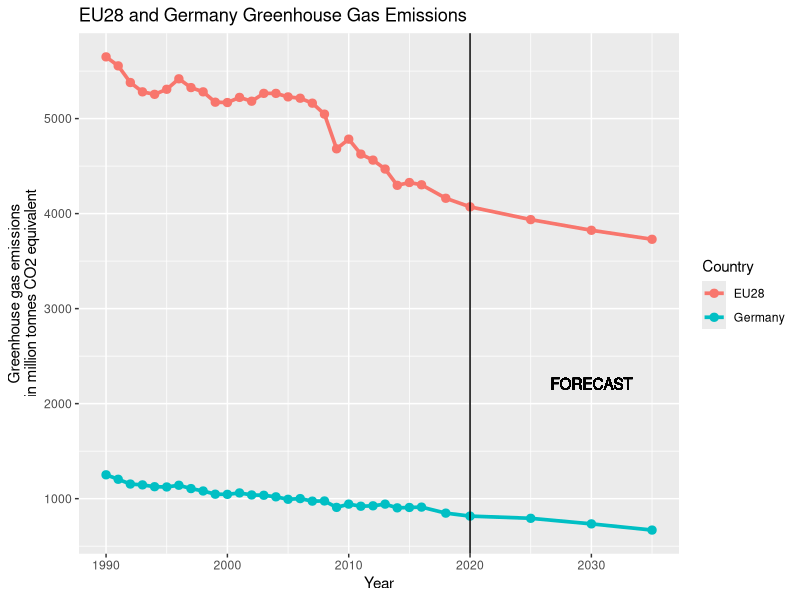
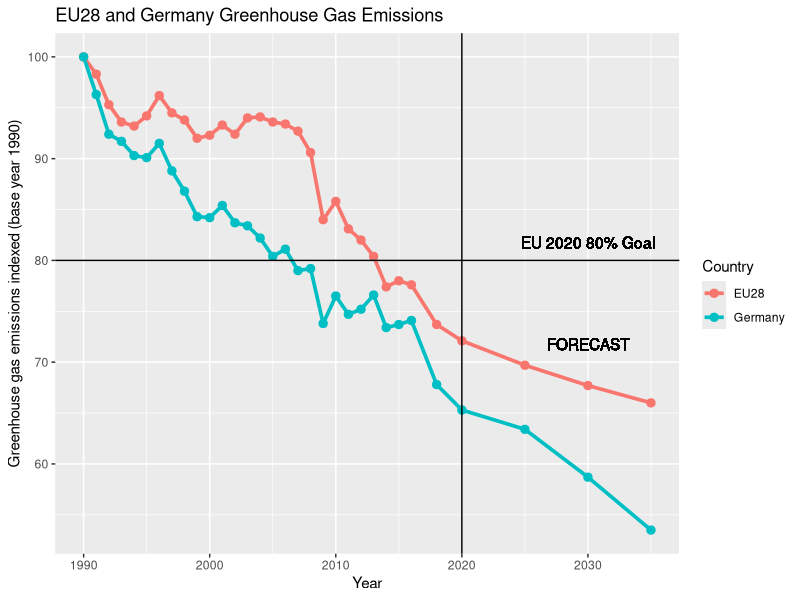
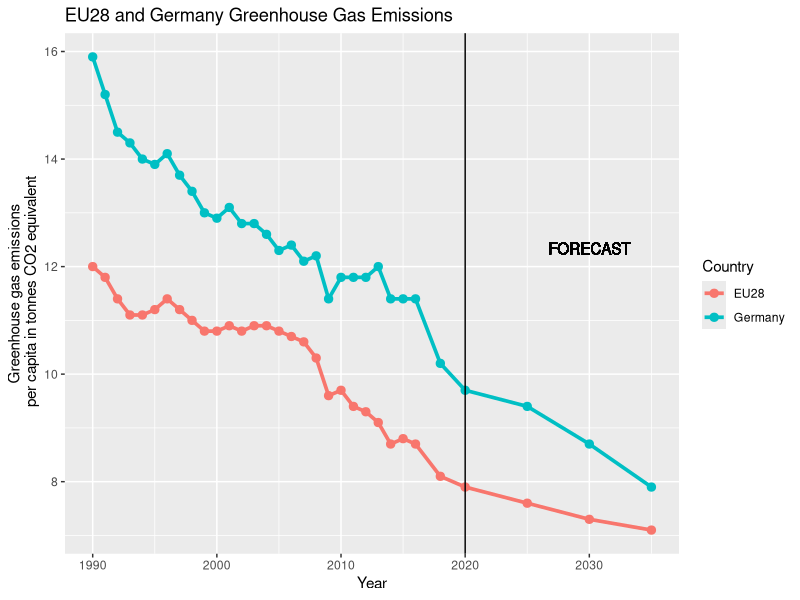
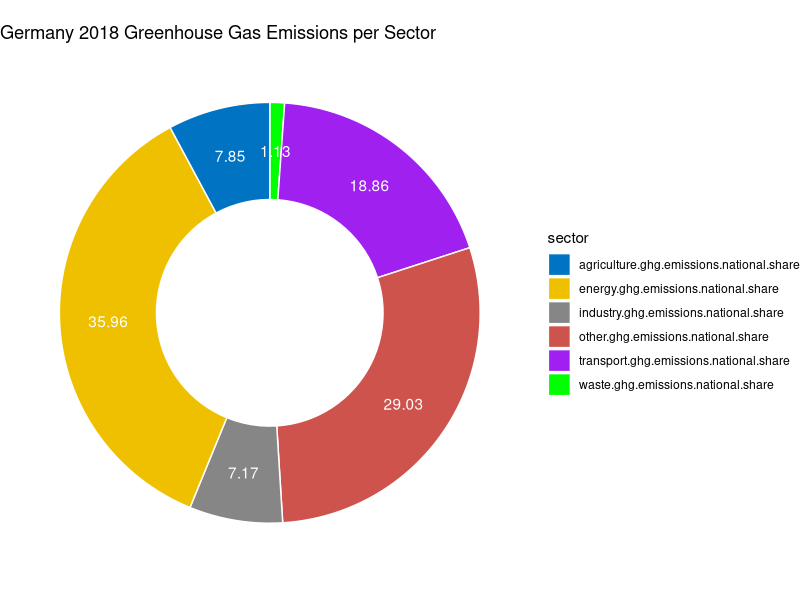
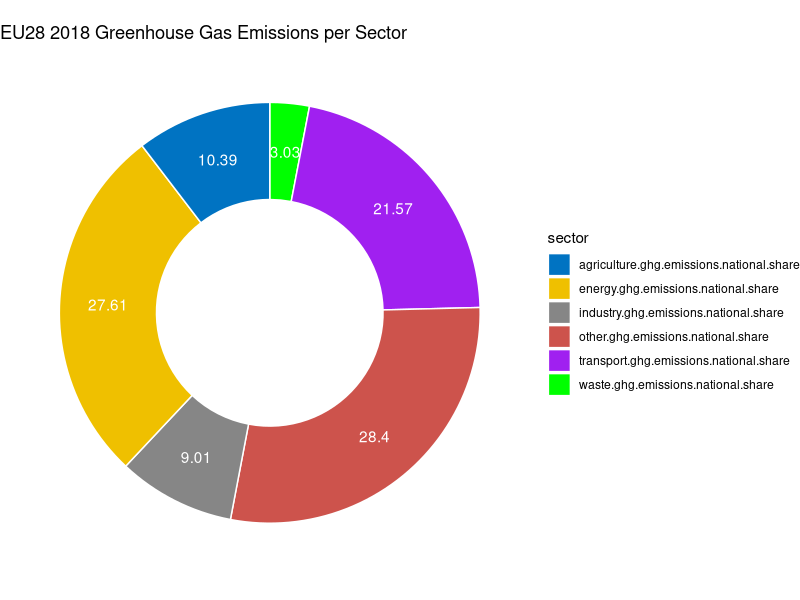
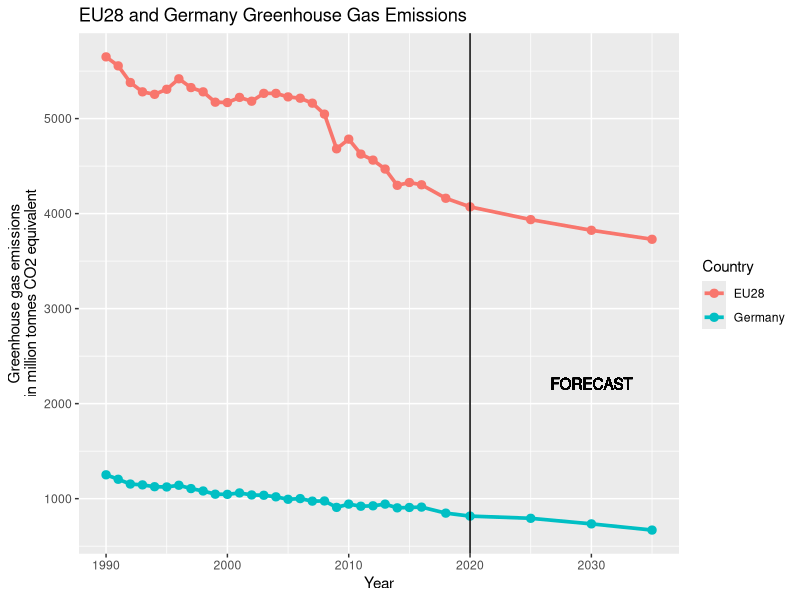
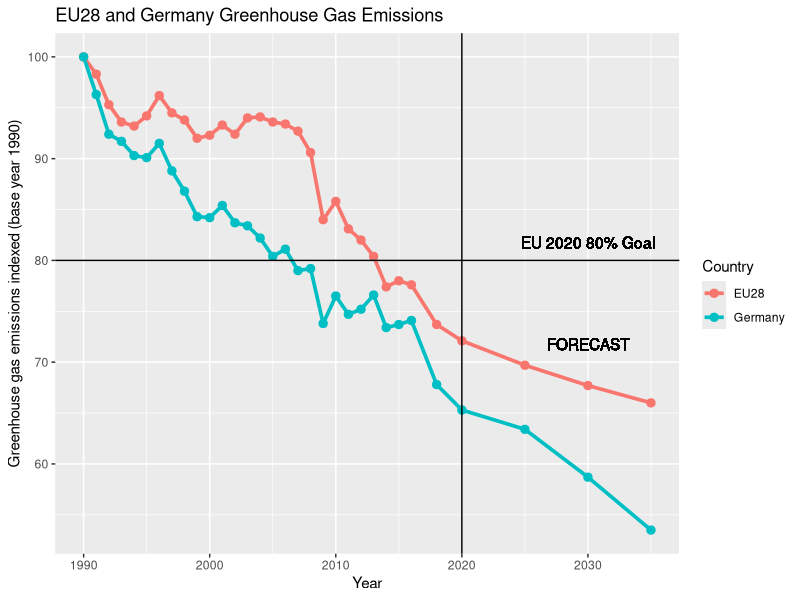
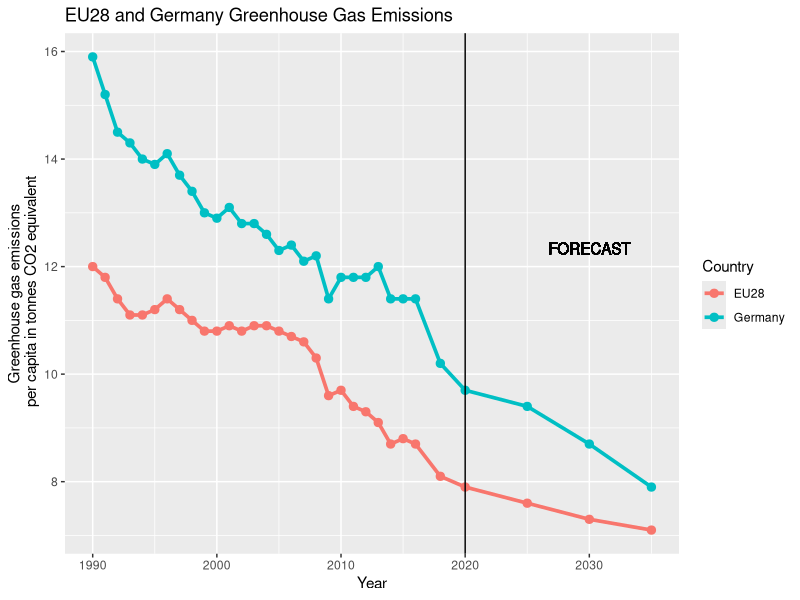

Write the R code that produced these figures, in order.



##### SETUP #####

# load libraries
library(tidyverse)

# load data
ghg_emissions <- read.csv("output/ghg_emissions.csv", header=TRUE, stringsAsFactors=FALSE)



##### VIZ #####

# total ghg emissions
viz <- ggplot(filter(ghg_emissions, country.name %in% c("EU28", "Germany")),
              aes(x=year,
                  y=total.ghg.emissions.mio.tonnes,
                  color=country.name)) +
  geom_line(size=1.25) +
  geom_point(size=2.5) +
  geom_vline(xintercept=2020) +
  geom_text(aes(2030,2020,label = "FORECAST", vjust = -1), color="black") +
  labs(title="EU28 and Germany Greenhouse Gas Emissions", y="Greenhouse gas emissions\nin million tonnes CO2 equivalent", x="Year", color="Country")

viz

ggsave("viz/EU28_Germany_total_ghg_emissions_draft.png", width=16, height=9, dpi=100)



# ghg emissions indexed
viz <- ggplot(filter(ghg_emissions, country.name %in% c("EU28", "Germany")),
              aes(x=year,
                  y=ghg.emissions.indexed,
                  color=country.name)) +
  geom_line(size=1.25) +
  geom_point(size=2.5) +
  geom_vline(xintercept=2020) +
  geom_text(aes(2030,70,label = "FORECAST", vjust = -1), color="black") +
  geom_hline(yintercept=80) +
  geom_text(aes(2030,80,label = "EU 2020 80% Goal", vjust = -1), color="black") +
  labs(title="EU28 and Germany Greenhouse Gas Emissions", y="Greenhouse gas emissions indexed (base year 1990)", x="Year", color="Country")

viz

ggsave("viz/EU28_Germany_ghg_emissions_indexed_draft.png", width=16, height=9, dpi=100)



# viz ghg emissions per capita
viz <- ggplot(filter(ghg_emissions, country.name %in% c("EU28", "Germany")),
              aes(x=year,
                  y=ghg.emissions.per.capita.tonnes,
                  color=country.name)) +
  geom_line(size=1.25) +
  geom_point(size=2.5) +
  geom_vline(xintercept=2020) +
  geom_text(aes(2030,12,label = "FORECAST", vjust = -1), color="black") +
  labs(title="EU28 and Germany Greenhouse Gas Emissions", y="Greenhouse gas emissions\n per capita in tonnes CO2 equivalent", x="Year", color="Country")

viz

ggsave("viz/EU28_Germany_ghg_emissions_per_capita_draft.png", width=16, height=9, dpi=100)



# sectors Germany
sectors <- ghg_emissions %>% 
  filter(country.name=="Germany", year==2018) %>% 
  select(agriculture.ghg.emissions.national.share,
         energy.ghg.emissions.national.share,
         industry.ghg.emissions.national.share,
         transport.ghg.emissions.national.share,
         waste.ghg.emissions.national.share,
         other.ghg.emissions.national.share) %>% 
  gather("sector", "share") %>% 
  mutate(share=share*100) %>% 
  arrange(desc(sector)) %>% 
  mutate(lab.ypos=cumsum(share)-0.5*share)

mycols <- c("#0073C2FF", "#EFC000FF", "#868686FF", "#CD534CFF", "purple", "green")

viz <- ggplot(sectors, aes(x = 2, y = share, fill = sector)) +
  geom_bar(stat = "identity", color = "white") +
  coord_polar(theta = "y", start = 0)+
  geom_text(aes(y = lab.ypos, label = share), color = "white")+
  scale_fill_manual(values = mycols) +
  theme_void()+
  xlim(0.5, 2.5)+
  labs(title="Germany 2018 Greenhouse Gas Emissions per Sector")

viz

ggsave("viz/Germany_2018_ghg_emissions_per_sector_draft.png", width=16, height=9, dpi=100)




# sectors EU28
sectors <- ghg_emissions %>% 
  filter(country.name=="EU28", year==2018) %>% 
  select(agriculture.ghg.emissions.national.share,
         energy.ghg.emissions.national.share,
         industry.ghg.emissions.national.share,
         transport.ghg.emissions.national.share,
         waste.ghg.emissions.national.share,
         other.ghg.emissions.national.share) %>% 
  gather("sector", "share") %>% 
  mutate(share=share*100) %>% 
  arrange(desc(sector)) %>% 
  mutate(lab.ypos=cumsum(share)-0.5*share)

mycols <- c("#0073C2FF", "#EFC000FF", "#868686FF", "#CD534CFF", "purple", "green")

viz <- ggplot(sectors, aes(x = 2, y = share, fill = sector)) +
  geom_bar(stat = "identity", color = "white") +
  coord_polar(theta = "y", start = 0)+
  geom_text(aes(y = lab.ypos, label = share), color = "white")+
  scale_fill_manual(values = mycols) +
  theme_void()+
  xlim(0.5, 2.5)+
  labs(title="EU28 2018 Greenhouse Gas Emissions per Sector")

viz

ggsave("viz/EU28_2018_ghg_emissions_per_sector_draft.png", width=16, height=9, dpi=100)